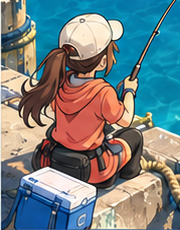
#> input picture fishing-game/assets/approved-mock/cast-player-visible.png, 180 x 230 px
$ python segment-approved-player.py --out out.png
#> lines starting #> are read from the running program, lines starting #| are printed output that depends on the picture; after the words box and inside, x2 and y2 are one past the last pixel; in counts of white or black regions, pixels touching at a corner belong together
#!/usr/bin/env python3
"""Review-only GrabCut silhouette from AINAN's approved Cast player illustration.

Does not approve the mask or promote animation: tightly scoped subjective
visual review and integration tests are needed. No production files changed.
"""
import argparse
import hashlib
import json
from pathlib import Path
import cv2
import numpy as np

ROOT = Path(__file__).resolve().parents[2]
SOURCE = ROOT / 'fishing-game/assets/approved-mock/cast-player-visible.png'
# Points traced at the actual 180x230 source resolution. This explicit seed is
# a revisionable authoring decision, not a universal automatic person detector.
OUTLINE = np.array([
    (70,17),(87,9),(108,13),(121,25),(123,42),(121,53),
    (113,63),(112,78),(123,76),(136,84),(142,102),(137,115),
    (129,125),(128,138),(145,163),(148,181),(137,195),
    (107,199),(86,210),(61,205),(52,188),(39,180),(25,156),
    (15,148),(13,131),(20,115),(33,100),(45,80),
    (52,65),(54,43),(62,25)
], dtype=np.int32)


def run(output_dir: Path):
    image = cv2.imread(str(SOURCE), cv2.IMREAD_UNCHANGED)
#> image is the input picture: shape (230, 180, 4); mean B, G, R, A 130.8, 128.9, 115.8, 91.1
    if image is None or image.shape != (230, 180, 4):
        raise ValueError('Approved reference has changed; review seed coordinates before proceeding')
    h, w = image.shape[:2]
#> h = 230; w = 180
    polygon = np.zeros((h, w), np.uint8)
    cv2.fillPoly(polygon, [OUTLINE], 255)
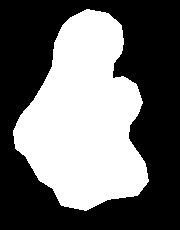
#> polygon: shape (230, 180); 42.5% white; 1 white region, box (x1, y1, x2, y2) and area: (13, 9, 149, 211) 17611
    broad = cv2.dilate(polygon, np.ones((13, 13), np.uint8))
    core = cv2.erode(polygon, np.ones((13, 13), np.uint8))
    labels = np.full((h, w), cv2.GC_BGD, np.uint8)
    labels[broad > 0] = cv2.GC_PR_BGD
    labels[polygon > 0] = cv2.GC_PR_FGD
    labels[core > 0] = cv2.GC_FGD
    labels[image[:, :, 3] < 5] = cv2.GC_BGD
    source_bgr = image[:, :, :3].copy()
    background_model = np.zeros((1, 65), np.float64)
    foreground_model = np.zeros((1, 65), np.float64)
    cv2.grabCut(source_bgr, labels, None, background_model, foreground_model,
                8, cv2.GC_INIT_WITH_MASK)
    alpha = np.where((labels == cv2.GC_FGD) | (labels == cv2.GC_PR_FGD), 255, 0).astype(np.uint8)
    alpha = cv2.morphologyEx(alpha, cv2.MORPH_CLOSE, np.ones((3, 3), np.uint8))
    alpha = cv2.GaussianBlur(alpha, (3, 3), 0.8)
    alpha = np.minimum(alpha, image[:, :, 3])
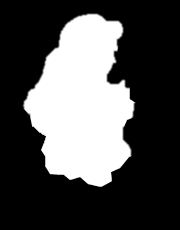
#> alpha: shape (230, 180); min 0, max 255, mean 78.4
    # No colors are invented. Keep original RGB under the silhouette.
    result = image.copy()
    result[:, :, 3] = alpha
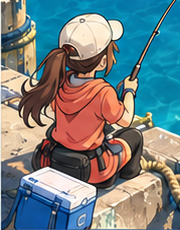
#> result: shape (230, 180, 4); 6.5% of pixels changed, all inside (x1, y1, x2, y2) = (19, 8, 148, 187)
    pixels = int((alpha > 127).sum())
#> pixels = 12752
    if not 9000 <= pixels <= 17000:
        raise ValueError(f'Unexpected silhouette coverage: {pixels}; must re-review')
    output_dir.mkdir(parents=True, exist_ok=True)
    cv2.imwrite(str(output_dir / 'source-player.png'), image)
    cv2.imwrite(str(output_dir / 'player-silhouette-candidate.png'), result)
    white = np.full((h, w, 3), 235, np.uint8)
    checker = white.copy()
    checker[::16] = (185, 185, 185)
    a = alpha.astype(np.float32)[:, :, None] / 255
    preview = (source_bgr * a + checker * (1-a)).astype(np.uint8)
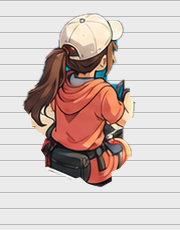
#> preview: shape (230, 180, 3); mean B, G, R 188.9, 193.2, 207.8
    cv2.imwrite(str(output_dir / 'silhouette-on-light.png'), preview)
    board = np.concatenate([image[:, :, :3], preview], axis=1)
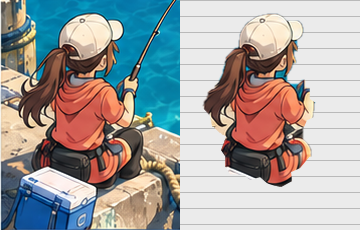
#> board: shape (230, 360, 3); mean B, G, R 159.8, 161, 161.8
    cv2.imwrite(str(output_dir / 'player-mask-comparison.png'), board)
    report = {
        'source': str(SOURCE.relative_to(ROOT)),
        'source_sha256': hashlib.sha256(SOURCE.read_bytes()).hexdigest(),
        'dimensions': [w, h],
        'foreground_pixels_gt127': pixels,
        'alpha_partial_pixels': int(((alpha > 0) & (alpha < 255)).sum()),
        'original_rgb_preserved': bool(np.array_equal(result[:, :, :3], image[:, :, :3])),
        'subject_only_artwork_candidate': True,
        'rod_independent_animation': 'not_tested',
        'occlusion_background_completed': False,
        'game_integrated': False,
        'motion_ready': False,
        'production_promoted': False,
        'visual_review': 'not_checked'
    }
    (output_dir / 'mask-report.json').write_text(json.dumps(report, indent=2, ensure_ascii=False)+'\n')
    print(json.dumps(report, ensure_ascii=False))
#> (printed output is left out)
    return report


if __name__ == '__main__':
    parser = argparse.ArgumentParser()
    parser.add_argument('--out', type=Path, required=True)
    args = parser.parse_args()
    run(args.out)
